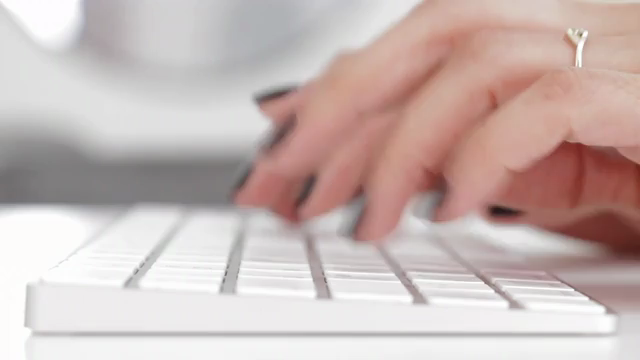
//> input picture frame1.png, 640 x 360 px
$ ./main_openmp   (built with g++ and OpenCV 4)
//> lines starting //> are read from the running program, lines starting //| are printed output that depends on the picture
#include <opencv2/opencv.hpp>
#include <omp.h>

using namespace std;

// Get luminance of image. 3 values per pixel (R, G, B) -> 1 value per pixel (brightness)
cv::Mat getLuminance(const cv::Mat& frame) {
    cv::Mat result;
    cv::cvtColor(frame, result, cv::COLOR_BGR2YCrCb);
    return result;
}

// Compute number of full blocks along horizontal and vertical axis
std::pair<int, int> getDimensions(const cv::Mat& anchor, int blockSize = 16) {
    int h = anchor.rows;
    int w = anchor.cols;
    int numHorizontal = int(h / blockSize);
    int numVertical = int(w / blockSize);

    return std::make_pair(numHorizontal, numVertical);
}

// Determines center coordinate of block of pixels with x, y being coordinate of top left most pixel of block
std::pair<int, int> getCenter(int x, int y, int blockSize) {
    return std::make_pair(int(x + blockSize/2), int(y + blockSize/2));
}

// Returns search area (from previous frame) for given block in current frame
cv::Mat getSearchArea(int x, int y, const cv::Mat& previous, int blockSize, int searchDimension) {
    int h = previous.rows;
    int w = previous.cols;
    auto [cx, cy] = getCenter(x, y, blockSize);
    int sx = std::max(0, cx - int(blockSize/2) - searchDimension);
    int sy = std::max(0, cy - int(blockSize/2) - searchDimension);

    cv::Rect searchArea(sx, sy,
        std::min(sx + searchDimension * 2 + blockSize, w) - sx,
        std::min(sy + searchDimension * 2 + blockSize, h) - sy);

    return previous(searchArea);
}

cv::Mat getBlockZone(const std::pair<int, int>& center, const cv::Mat& searchArea, const cv::Mat& currentBlock, int blockSize) {
    int x = center.first;
    int y = center.second;
    x = x - int(blockSize/2);
    y = y - int(blockSize/2);

    x = std::max(0, x);
    y = std::max(0, y);
    x = std::min(x, searchArea.cols - blockSize);
    y = std::min(y, searchArea.rows - blockSize);

    return searchArea(cv::Rect(x, y, blockSize, blockSize));
}

double getMAD(const cv::Mat& block1, const cv::Mat& block2) {
    cv::Mat diff;
    cv::absdiff(block1, block2, diff);
    return cv::sum(diff)[0] / (block1.rows * block2.cols);
}

cv::Mat getBestMatch(const cv::Mat& compareBlock, const cv::Mat& searchArea, int blockSize) {
    int step = 4;
    int searchCenterY = searchArea.rows / 2;
    int searchCenterX = searchArea.cols / 2;

    double minMAD = std::numeric_limits<double>::infinity();
    std::pair<int, int> minP;

    while (step >= 1) {
        vector<pair<int, int>> pointList = {
            {searchCenterX, searchCenterY},
            {searchCenterX + step, searchCenterY},
            {searchCenterX, searchCenterY + step},
            {searchCenterX + step, searchCenterY + step},
            {searchCenterX - step, searchCenterY},
            {searchCenterX, searchCenterY - step},
            {searchCenterX - step, searchCenterY - step},
            {searchCenterX + step, searchCenterY - step},
            {searchCenterX - step, searchCenterY + step}
        };

        for (const auto& p : pointList) {
            cv::Mat block = getBlockZone(p, searchArea, compareBlock, blockSize);
            double MAD = getMAD(compareBlock, block);
            if (MAD < minMAD) {
                minMAD = MAD;
                minP = p;
            }
        }

        searchCenterX = minP.first;
        searchCenterY = minP.second;
        step /= 2;
    }

    int px = std::max(0, minP.first - blockSize / 2);
    int py = std::max(0, minP.second - blockSize / 2);
    px = std::min(px, searchArea.cols - blockSize);
    py = std::min(py, searchArea.rows - blockSize);

    return searchArea(cv::Rect(px, py, blockSize, blockSize));
}

cv::Mat blockSearch(const cv::Mat& previous, const cv::Mat& current, int blockSize, int searchDimension = 7) {
    int h = previous.rows;
    int w = current.cols;
    auto [numHorizontal, numVertical] = getDimensions(previous, blockSize);

    cv::Mat predicted = cv::Mat::ones(h, w, previous.type()) * 255;

    #pragma omp parallel for collapse(2)
    for (int y = 0; y < int(numHorizontal * blockSize); y += blockSize) {
        for (int x = 0; x < int(numVertical * blockSize); x += blockSize) {
            cv::Mat currentBlock = current(cv::Rect(x, y, blockSize, blockSize));
            cv::Mat searchArea = getSearchArea(x, y, previous, blockSize, searchDimension);
            cv::Mat previousBlock = getBestMatch(currentBlock, searchArea, blockSize);

            #pragma omp critical
            previousBlock.copyTo(predicted(cv::Rect(x, y, blockSize, blockSize)));
        }
    }

    return predicted;
}

cv::Mat getResidual(const cv::Mat& target, const cv::Mat& predicted) {
    cv::Mat residual;
    cv::subtract(target, predicted, residual);
    return residual;
}

cv::Mat reconstructCurrent(const cv::Mat& residual, const cv::Mat& predicted) {
    cv::Mat reconstructed;
    cv::add(residual, predicted, reconstructed);
    return reconstructed;
}

void showImages(const vector<cv::Mat>& images) {
    string imageNames[6] = {"processedPrevious", "processedCurrent", "predictedFrame", "residualFrame", "naiveResidualFrame", "reconstructedCurrentFrame"};
    for (size_t k = 0; k < images.size(); k++) {
        cv::imshow(imageNames[k], images[k]);
    }
    cv::waitKey(0);
}

double getResidualMetric(const cv::Mat& residualFrame) {
    cv::Mat absResidual;
    cv::absdiff(residualFrame, cv::Scalar(0), absResidual);
    return cv::sum(absResidual)[0] / (residualFrame.rows * residualFrame.cols);
}

pair<cv::Mat, cv::Mat> preprocess(const cv::Mat& previous, const cv::Mat& current, int blockSize) {
    if (previous.empty() || current.empty()) {
        throw invalid_argument("Input images cannot be empty.");
    }

    cv::Mat previousLuminance = getLuminance(previous);
    cv::Mat currentLuminance = getLuminance(current);

    vector<cv::Mat> previousChannels, currentChannels;
    cv::split(previousLuminance, previousChannels);
    cv::split(currentLuminance, currentChannels);

    cv::Mat previousFrame = previousChannels[0];
    cv::Mat currentFrame = currentChannels[0];

    auto [numVertical, numHorizontal] = getDimensions(previous, blockSize);
    cv::resize(previousFrame, previousFrame, cv::Size(numHorizontal * blockSize, numVertical * blockSize));
    cv::resize(currentFrame, currentFrame, cv::Size(numHorizontal * blockSize, numVertical * blockSize));

    return make_pair(previousFrame, currentFrame);
}

int main(int argc, char* argv[]) {
    string previousPath = "./frame1.png";
    string currentPath = "./frame2.png";

    cv::Mat previous = cv::imread(previousPath);
//> previous is the input picture: 360 rows x 640 cols, CV_8UC3; mean B, G, R 180, 183.2, 200.3
    cv::Mat current = cv::imread(currentPath);
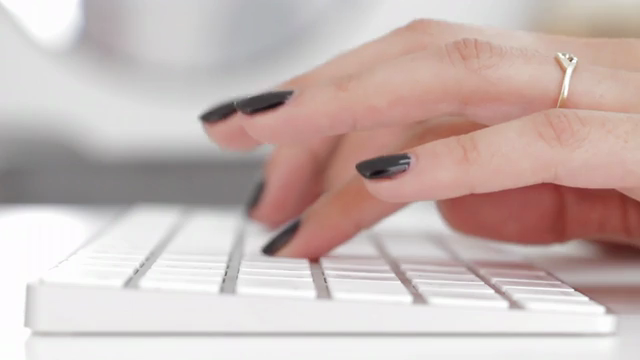
//> input picture frame2.png, 640 x 360 px
//> current is the input picture: 360 rows x 640 cols, CV_8UC3; mean B, G, R 179.5, 182.9, 199.8

    if (previous.empty() || current.empty()) {
        throw runtime_error("Failed to load images");
    }

    int blockSize = 16;

    auto [processedPrevious, processedCurrent] = preprocess(previous, current, blockSize);
//> in getLuminance, `cv::cvtColor(frame, result, cv::COLOR_BGR2YCrCb);`: result: 360 rows x 640 cols, CV_8UC3; mean of channels 0, 1, 2 187.9, 136.9, 123.5
//> in getLuminance (call 2), `cv::cvtColor(frame, result, cv::COLOR_BGR2YCrCb);`: result: 360 rows x 640 cols, CV_8UC3; mean of channels 0, 1, 2 187.6, 136.8, 123.4
//> in preprocess, `cv::split(previousLuminance, previousChannels);`:
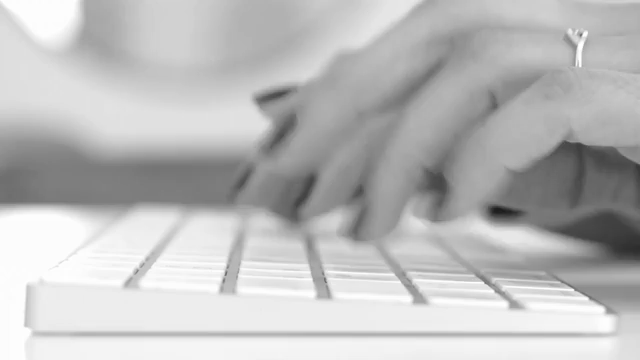
//> previousChannels[0]: 360 rows x 640 cols, CV_8UC1; min 28, max 255, mean 187.9
//> in preprocess, `cv::split(previousLuminance, previousChannels);`:
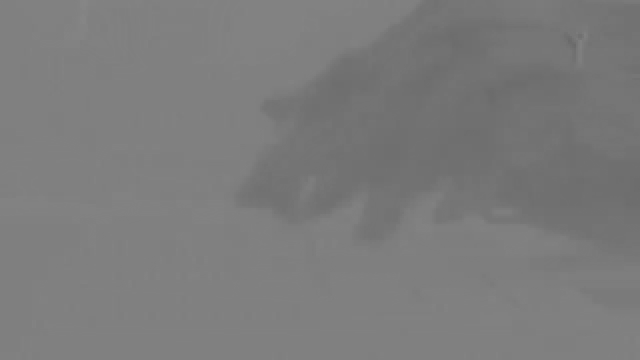
//> previousChannels[2]: 360 rows x 640 cols, CV_8UC1; min 106, max 134, mean 123.5
//> in preprocess, `cv::split(currentLuminance, currentChannels);`:
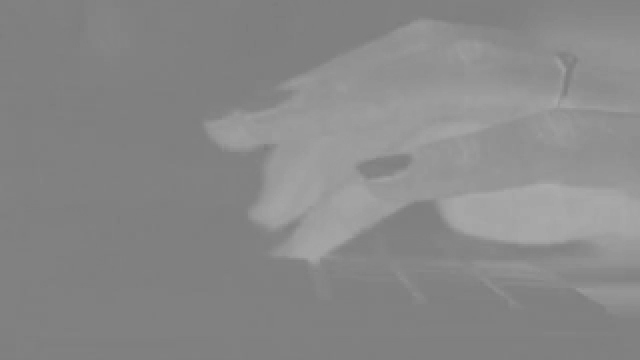
//> currentChannels[1]: 360 rows x 640 cols, CV_8UC1; min 124, max 172, mean 136.8
//> in preprocess, `auto [numVertical, numHorizontal] = getDimensions(previous, blockSize);`: numVertical = 22; numHorizontal = 40

    auto start = chrono::high_resolution_clock::now();
    cv::Mat predictedFrame = blockSearch(processedPrevious, processedCurrent, blockSize);
//> in blockSearch, `auto [numHorizontal, numVertical] = getDimensions(previous, blockSize);`: numHorizontal = 22; numVertical = 40
//> the loop in blockSearch, `for (int y = 0; y < int(numHorizontal * blockSize); y += blockSize)` made 22 passes
//> after the loop in blockSearch, `for (int y = 0; y < int(numHorizontal * blockSize); y += blockSize)`:
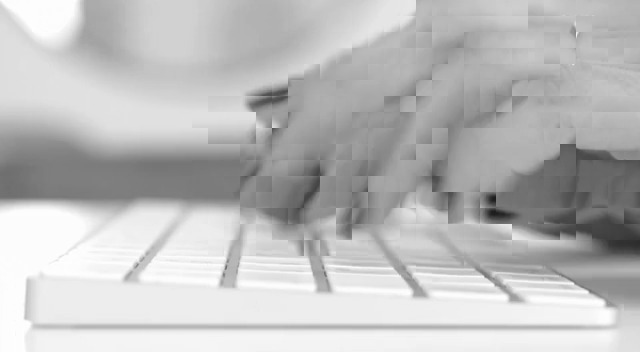
//> predicted: 352 rows x 640 cols, CV_8UC1; min 29, max 255, mean 188.1
    cv::Mat residualFrame = getResidual(processedCurrent, predictedFrame);
    cv::Mat naiveResidualFrame = getResidual(processedPrevious, processedCurrent);
//> in getResidual (call 2), `cv::subtract(target, predicted, residual);`:
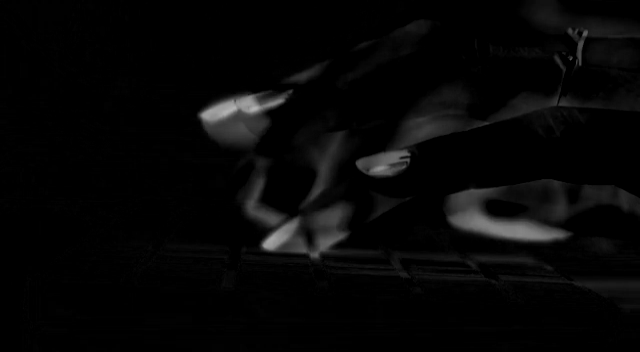
//> residual: 352 rows x 640 cols, CV_8UC1; min 0, max 179, mean 6.5
    cv::Mat reconstructedCurrentFrame = reconstructCurrent(residualFrame, predictedFrame);
//> in reconstructCurrent, `cv::add(residual, predicted, reconstructed);`:
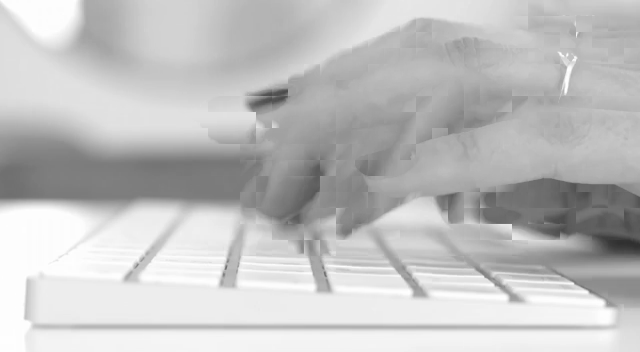
//> reconstructed: 352 rows x 640 cols, CV_8UC1; min 47, max 255, mean 192.2
    auto end = chrono::high_resolution_clock::now();

    showImages({processedPrevious, processedCurrent, predictedFrame, residualFrame, naiveResidualFrame, reconstructedCurrentFrame});
//> the loop in showImages, `for (size_t k = 0; k < images.size(); k++)` made 6 passes

    double residualMetric = getResidualMetric(residualFrame);
//> residualMetric = 4.09
    double naiveResidualMetric = getResidualMetric(naiveResidualFrame);
//> naiveResidualMetric = 6.54

    cout << "Residual Metric: " << residualMetric << endl;
//| Residual Metric: 4.0929
    cout << "Naive Residual Metric: " << naiveResidualMetric << endl;
//| Naive Residual Metric: 6.53632

    chrono::duration<double> duration = end - start;
    cout << "Runtime: " << duration.count() << " seconds" << endl;

    return 0;
}
